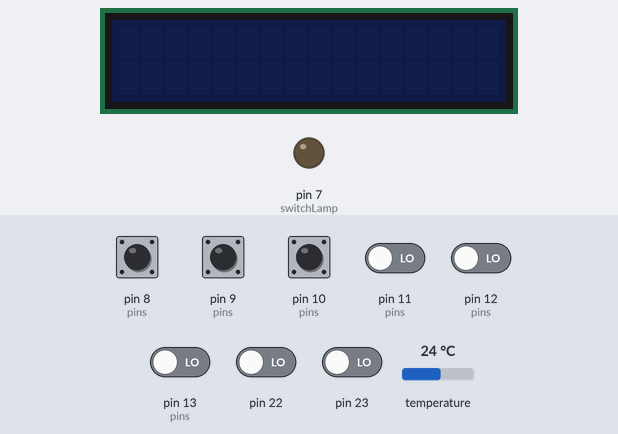
The sketch below on a simulated Arduino Uno, built with avr-gcc and run on an emulated ATmega328P. On the bench: 16×2 character LCD, output pins drawn as LEDs (lit = HIGH). The test bench sets the inputs (shaded band); at power-on: pin 8 (pins), pin 9 (pins), pin 10 (pins) HIGH, pin 11 (pins), pin 12 (pins), pin 13 (pins), pin 22, pin 23 LOW, temperature 24 °C. The local clock reads 2024-03-15 10:24:30 at power-on unless the sketch sets it.

Above: at 1.2 s.
1.3 s: pin 8 (pins) pulled LOW for 0.15 s
At 2.8 s:
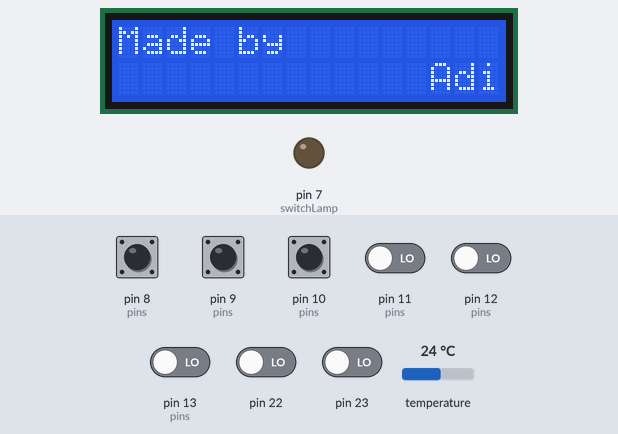
4.4 s: pin 9 (pins) pulled LOW for 0.15 s
At 5.0 s:
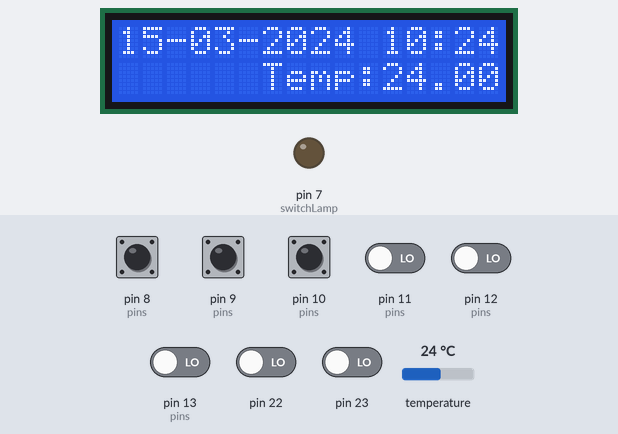
6.0 s: pin 9 (pins) pulled LOW for 1 s
At 7.3 s:
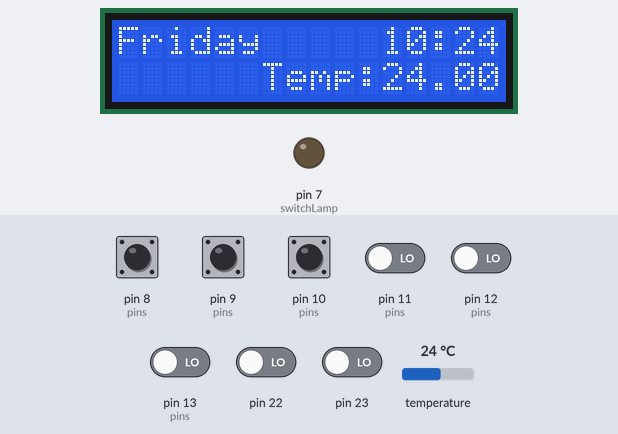
8.5 s: pin 9 (pins) pulled LOW for 0.15 s
At 9.8 s:
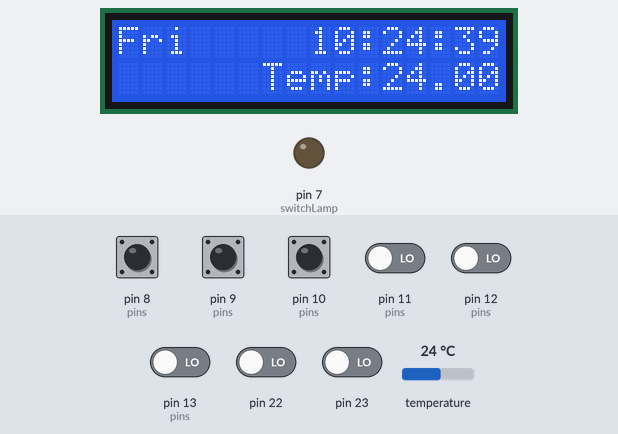
11.6 s: pin 10 (pins) pulled LOW for 0.15 s
At 14.1 s:
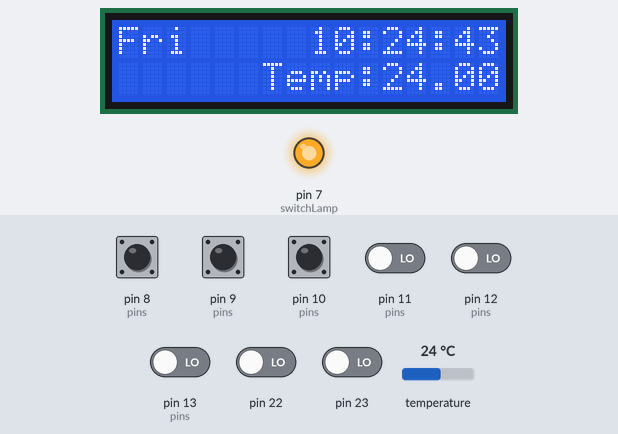
14.7 s: temperature set to 12 °C
At 16.1 s:
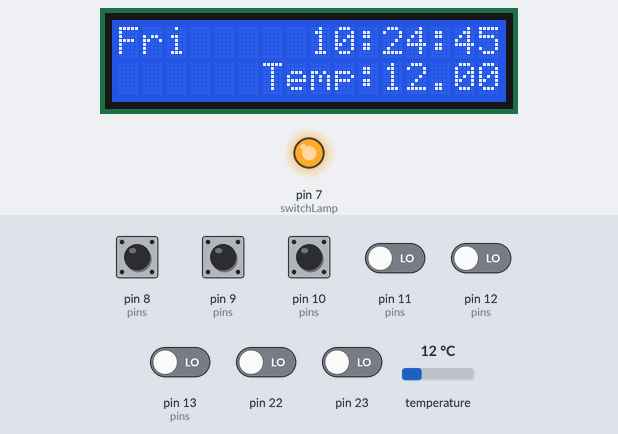
Timing chart, 0 to 17.7 s (numbered marks = the images above; inputs shaded):
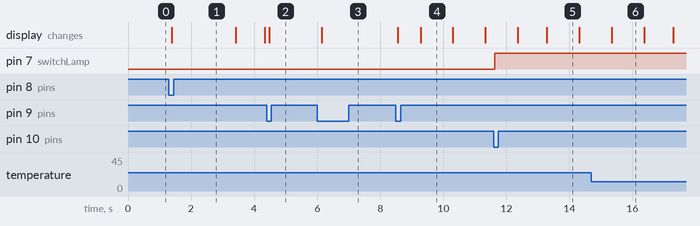

The sketch:

lcdtemp.ino
```cpp
#include <util/atomic.h>
#include <Wire.h>
#include <LiquidTWI2.h>
#include <DS3231.h>

LiquidTWI2 lcd(0x20);
DS3231 clock;
RTCDateTime dt;

uint8_t pressed[] = {0, 0, 0, 0, 0, 0, 0, 0};
uint8_t lcd_cycle = 0;
uint8_t lcd_on = 0;
uint8_t lamp_on = 0;
volatile boolean refreshLCD = 0;

#include <IRremote.h>
int RECV_PIN = 6;
IRrecv irrecv(RECV_PIN);
decode_results results;


void setup() {
  Serial.begin(9600);
  irrecv.enableIRIn(); // Start the receiver

  // set the LCD type
  lcd.setMCPType(LTI_TYPE_MCP23008);

  lcd.begin(16, 2);
  lcd.setBacklight(LOW);

  clock.begin();
  //clock.setDateTime(__DATE__, __TIME__);

  TCCR2A = (1 << WGM20) | (1 << WGM21);
  TCCR2B = (1 << CS22) | (1 << CS21) | (1 << CS20) | (1 << WGM22); // Normal port operation, 1024 prescaller, Fast PWM OCRA
  OCR2A = 78; // 200Hz (5ms period)
  TIMSK2 = (1 << TOIE2);


  TCCR1A |= (1 << WGM10) | (1 << WGM11);
  TCCR1B = (1 << CS12) | (1 << CS10) | (1 << WGM12) | (1 << WGM13); // Normal port operation, 1024 prescaller, Fast PWM OCRA
  OCR1A = 15625; // 1Hz (1s period)
  TIMSK1 = (1 << TOIE1);

  DDRD |= (1 << PD7);
  PORTD &= ~(1 << PD7);

  DDRB &= ~(1 << PB0); //set PB0 as INPUT
  PORTB |= (1 << PB0); //set INPUT PULLUP resistor

  DDRB &= ~(1 << PB1); //set PB0 as INPUT
  PORTB |= (1 << PB1); //set INPUT PULLUP resistor

  DDRB &= ~(1 << PB2); //set PB0 as INPUT
  PORTB |= (1 << PB2); //set INPUT PULLUP resistor

  //displayLogo();

}

void loop() {
  if (irrecv.decode(&results)) {
    Serial.println(results.value, HEX);
    irrecv.resume(); // Receive the next value
  }
  delay(100);

  switchLamp();
  switchLCD();
  if (lcd_on) {
    if (buttonPressed(1)) {
      lcd.clear();
      lcd_cycle++;
      if (lcd_cycle == 4) {
        lcd_cycle = 0;
      }
      refreshLCD = 1;
    }
    if (refreshLCD) {
      displayLcd(lcd_cycle);
      refreshLCD = 0;
    }
  }

}

void switchLamp() {
  if (buttonPressed(2)) {
    ++lamp_on %= 2;
    if (lamp_on) {
      PORTD |= (1 << PD7);
    }
    else {
      PORTD &= ~(1 << PD7);
    }
  }

}
void switchLCD() {
  if (buttonPressed(0)) {
    ++lcd_on %= 2;
    if (lcd_on) {
      pressed[1] = 0; // if was cycle lcd when lcd was turn off don't bother consider it
      lcd.setBacklight(HIGH);
      displayLogo();
    }
    else {
      lcd.setBacklight(LOW);
      lcd.clear();
    }
  }
}

void displayLogo() {
  lcd.clear();
  lcd.setBacklight(HIGH);
  lcd.setCursor(0, 0);
  lcd.print("Made by");

  lcd.setCursor(13, 1);
  lcd.print("Adi");
  delay(2000);
  lcd.clear();
}

void displayLcd(uint8_t type) {
  clock.forceConversion();

  switch (type) {
    //  08-Sep    13:13:11
    //             Temp:28
    case 0:
      dt = clock.getDateTime();
      lcd.setCursor(0, 0);
      lcd.print(clock.dateFormat("d-M", dt));

      lcd.setCursor(8, 0);
      lcd.print(clock.dateFormat("H:i:s", dt));

      lcd.setCursor(6, 1);
      lcd.print("Temp: ");
      lcd.setCursor(11, 1);
      lcd.print(clock.readTemperature());
      break;
    //  08-09-2015   13:13
    //             Temp:28
    case 1:
      dt = clock.getDateTime();
      lcd.setCursor(0, 0);
      lcd.print(clock.dateFormat("d-m-Y", dt));

      lcd.setCursor(11, 0);
      lcd.print(clock.dateFormat("H:i", dt));

      lcd.setCursor(6, 1);
      lcd.print("Temp: ");
      lcd.setCursor(11, 1);
      lcd.print(clock.readTemperature());
      break;
    //  Duminica   13:13
    //           Temp:28
    case 2:
      dt = clock.getDateTime();
      lcd.setCursor(0, 0);
      lcd.print(clock.dateFormat("l", dt));

      lcd.setCursor(11, 0);
      lcd.print(clock.dateFormat("H:i", dt));

      lcd.setCursor(6, 1);
      lcd.print("Temp: ");
      lcd.setCursor(11, 1);
      lcd.print(clock.readTemperature());
      break;
    //  Dum     13:13:50
    //           Temp:28
    case 3:

      dt = clock.getDateTime();
      lcd.setCursor(0, 0);
      lcd.print(clock.dateFormat("D", dt));

      lcd.setCursor(8, 0);
      lcd.print(clock.dateFormat("H:i:s", dt));

      lcd.setCursor(6, 1);
      lcd.print("Temp: ");
      lcd.setCursor(11, 1);
      lcd.print(clock.readTemperature());
      break;
    //  08-Sep    13:13:11
    //             Temp:28
    default:
      dt = clock.getDateTime();
      lcd.setCursor(0, 0);
      lcd.print(clock.dateFormat("d-M", dt));

      lcd.setCursor(8, 0);
      lcd.print(clock.dateFormat("H:i:s", dt));

      lcd.setCursor(6, 1);
      lcd.print("Temp: ");
      lcd.setCursor(11, 1);
      lcd.print(clock.readTemperature());
      break;

  }
}


ISR(TIMER2_OVF_vect) {
  debouncePress();
}


ISR(TIMER1_OVF_vect) {
  refreshLCD = 1;
}

void debouncePress() {
  volatile static uint8_t pins[] = {PB0, PB1, PB2, PB3, PB4, PB5, PB6, PB7};
  volatile static uint8_t isPushed[] = {0, 0, 0, 0, 0, 0, 0, 0};
  volatile static uint8_t lastState[] = {0, 0, 0, 0, 0, 0, 0, 0};
  volatile static uint8_t count[] = {0, 0, 0, 0, 0, 0, 0, 0};

  for (uint8_t i = 0; i < sizeof(pins); i++) {
    if (!pressed[i]) {
      isPushed[i] = ( ( PINB & (1 << pins[i]) ) == 0);

      //check if button was pressed
      if (isPushed[i] && !lastState[i]) { // if pressed

        count[i]++;

        // if button has not bounce for 4 checks, the button is debounce and considered pressed
        if (count[i] >= 4) {
          lastState[i] = isPushed[i];
          pressed[i] = 1;
          count[i] = 0;
        }
      }
      else if (!isPushed[i] && lastState[i]) { //if released
        lastState[i] = isPushed[i];
        count[i] = 0;
      }
    }
  }
}


boolean buttonPressed(uint8_t pin) {
  ATOMIC_BLOCK(ATOMIC_RESTORESTATE) {
    if (pressed[pin]) {
      pressed[pin] = 0;
      return true;
    }

    return false;
  }
}
```

Measured:
- after the input at 1.3 s, the display: changes after 0.08 s (image 1)
- after the input at 4.4 s, the display: changes after 0.08 s (image 2)
- after the input at 6.0 s, the display: changes after 0.14 s (image 3)
- after the input at 8.5 s, the display: first changes after 0.05 s (image 4 shows a later state)
- after the input at 11.6 s, pin 7 (switchLamp): LOW → HIGH at once
- what the display in image 4 shows lasts 1.0 s, from 9.3 s to 10.3 s
